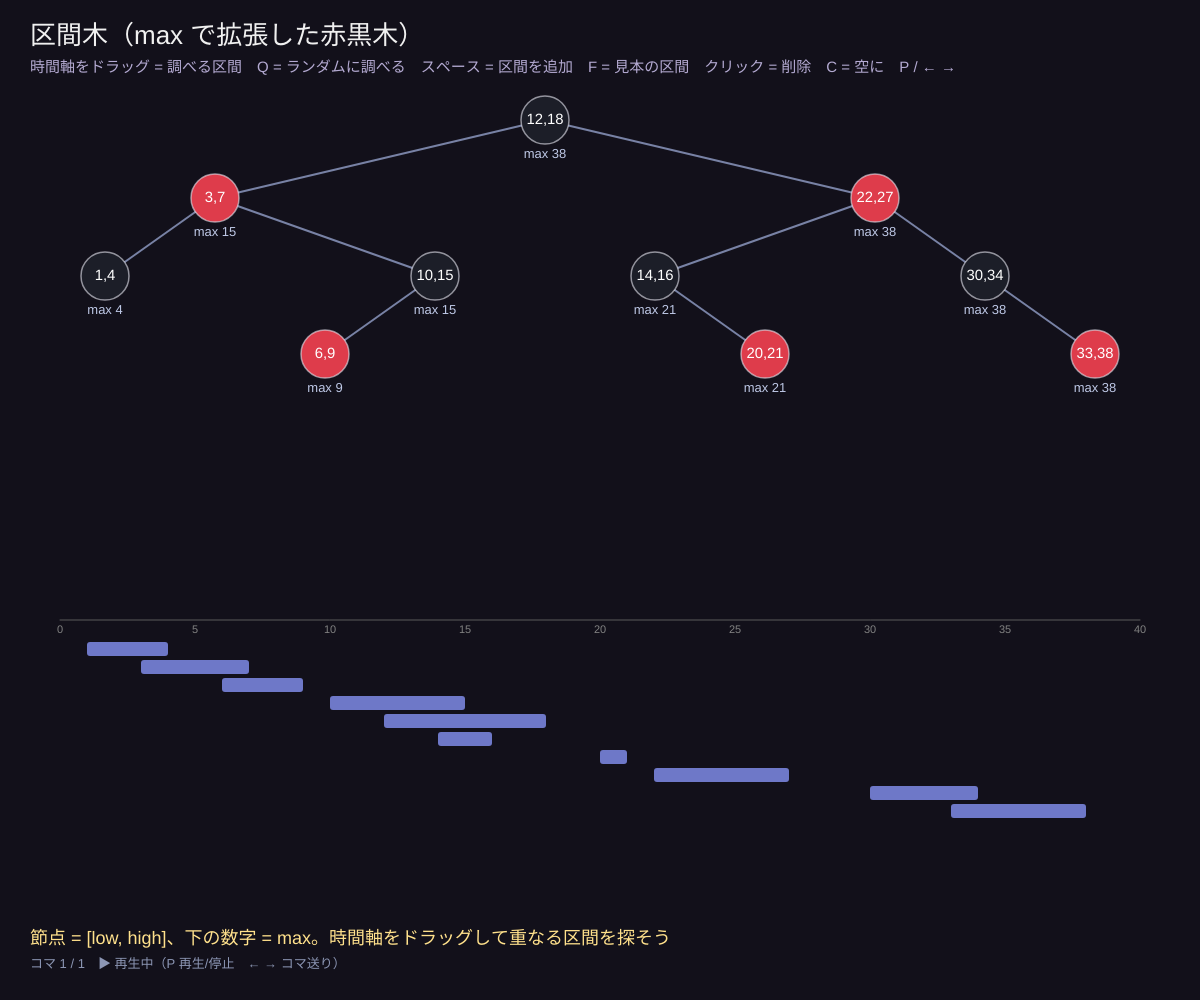
Frame 1 (no input)
Frame 60 (no input): identical to frame 1, image omitted
Frame 120 (the mouse pressed at the canvas centre since frame 60): identical to frame 1, image omitted

The p5.js sketch that drew this single still picture (run headless with seeded random() and noise() and a simulated clock; from frame 60 on, the mouse is pressed at the canvas centre):

// p5.js sketch
// ── sketch.js
// ============================================
// 15 区間木：重なる区間を O(log n) で探す
// 区間 [low, high] を low をキーにして赤黒木に入れ、各節点に max（部分木の high の最大）を足す
// 区間の探索 search(i)：重ならないなら、左の部分木の max ≥ i.low のときだけ左へ、そうでなければ右へ
//   → 左に行ったのに見つからなければ右にもない、ことが証明できる。だから 1 本道で済む
// 予定表の空き確認、地図の範囲検索、遺伝子の領域検索などに使われる
// 操作：下の時間軸をドラッグ = 調べる区間 / Q = ランダムな区間で探す / スペース = 区間を追加
//       F = 見本の区間 / 節点をクリック = 削除 / C = 空に / P・← → = 再生操作
// ============================================

let maxCoord = 40;   // ★ 時間軸の長さ
let query = null, drag = null, lastPos = {};

function setup() {
  createCanvas(windowWidth, windowHeight);
  sampleIntervals();
}
function showFrame(msg, hl = []) { fixAll(root); recordFrame(root, isNil, msg, hl); }
function addInterval(lo, hi) {
  if (rbSearch(lo) !== NIL) return false; // low が同じものは入れない（簡単のため）
  return rbInsert(lo, { high: hi, label: `${lo},${hi}` });
}
function sampleIntervals() {
  root = NIL; LOG = false;
  for (let [a, b] of [[12, 18], [3, 7], [22, 27], [1, 4], [10, 15], [14, 16], [30, 34], [6, 9], [20, 21], [33, 38]]) addInterval(a, b); // 見本の 10 区間
  clearFrames(); showFrame('節点 = [low, high]、下の数字 = max。時間軸をドラッグして重なる区間を探そう');
}
function overlap(x, i) { return x.key <= i.high && i.low <= x.high; }
function intervalSearch(i) {
  query = i;
  showFrame(`区間 [${i.low}, ${i.high}] と重なるものを探す`);
  let x = root;
  while (x !== NIL && !overlap(x, i)) {
    if (x.left !== NIL && x.left.max >= i.low) { showFrame(`[${x.label}] は重ならない。左の max = ${x.left.max} ≥ ${i.low} → 左へ`, [x.key]); x = x.left; }
    else { showFrame(`[${x.label}] は重ならない。左の max ${x.left === NIL ? 'なし' : '= ' + x.left.max} < ${i.low} → 右へ`, [x.key]); x = x.right; }
  }
  if (x === NIL) showFrame('NIL に着いた → 重なる区間はない');
  else showFrame(`[${x.label}] が重なる！`, [x.key]);
}
function draw() {
  background(18, 16, 26);
  updateFrames();
  noStroke(); fill(240); textAlign(LEFT, TOP); textSize(26);
  text('区間木（max で拡張した赤黒木）', 30, 24);
  fill(180, 170, 210); textSize(15);
  text('時間軸をドラッグ = 調べる区間　Q = ランダムに調べる　スペース = 区間を追加　F = 見本の区間　クリック = 削除　C = 空に　P / ← →', 30, 60);
  TREE_TOP = 120; TREE_BOTTOM = height * 0.42 + 40;
  lastPos = drawTreeFrames({ label: (k, nd) => nd.label, sub: (k, nd) => 'max ' + nd.max });
  // 時間軸と区間
  let ax = 60, aw = width - 120, ay = height * 0.62;
  let X = (v) => ax + (v / maxCoord) * aw;
  stroke(90); strokeWeight(1); line(ax, ay, ax + aw, ay);
  noStroke(); fill(130); textSize(11); textAlign(CENTER, TOP);
  for (let v = 0; v <= maxCoord; v += 5) text(v, X(v), ay + 4);
  let f = currentFrame(), ints = [];
  (function w(x) { if (x === NIL) return; w(x.left); ints.push(x); w(x.right); })(root);
  let rowH = min(18, (height - ay - 120) / max(1, ints.length));
  ints.forEach((x, r) => {
    let hl = f && f.hl.includes(String(x.key));
    let ov = query && overlap(x, query);
    fill(hl ? color(255, 214, 90) : ov ? color(120, 220, 160) : color(110, 120, 200));
    rect(X(x.key), ay + 22 + r * rowH, max(4, X(x.high) - X(x.key)), rowH - 4, 3);
  });
  let q = drag ? { low: min(drag.a, drag.b), high: max(drag.a, drag.b) } : query;
  if (q) {
    fill(255, 214, 90, 50); rect(X(q.low), ay - 30, max(3, X(q.high) - X(q.low)), height - ay - 60);
    fill(255, 214, 90); textAlign(LEFT, BOTTOM); textSize(14);
    text(`調べる区間 [${q.low}, ${q.high}]（緑 = 本当に重なる区間）`, X(q.low), ay - 34);
  }
  drawFrameMessage(height - 70);
}
function coordAt(mx) { return constrain(round(((mx - 60) / (width - 120)) * maxCoord), 0, maxCoord); }
function mousePressed() {
  if (mouseY > height * 0.6) { drag = { a: coordAt(mouseX), b: coordAt(mouseX) }; return; }
  for (let kk in lastPos) if (dist(mouseX, mouseY, lastPos[kk][0], lastPos[kk][1]) < 22) { skipToEnd(); LOG = false; rbDelete(+kk); showFrame(`low = ${kk} の区間を削除`); return; }
}
function mouseDragged() { if (drag) drag.b = coordAt(mouseX); }
function mouseReleased() {
  if (!drag) return;
  let i = { low: min(drag.a, drag.b), high: max(drag.a, drag.b) };
  drag = null; skipToEnd(); intervalSearch(i);
}
function keyPressed() {
  if (key === RIGHT_ARROW) { stepForward(); return; }
  if (key === LEFT_ARROW) { stepBack(); return; }
  let k = key.toLowerCase();
  if (k === 'p') { playing = !playing; return; }
  skipToEnd(); LOG = false;
  if (k === 'q') { let lo = floor(random(maxCoord - 3)); intervalSearch({ low: lo, high: lo + floor(random(4)) }); }
  if (key === ' ') {
    for (let t = 0; t < 20; t++) { let lo = floor(random(maxCoord - 2)), hi = min(maxCoord, lo + floor(random(1, 9))); if (countNodes(root) < 24 && addInterval(lo, hi)) { showFrame(`[${lo}, ${hi}] を追加（max は通り道と回転した所だけ更新）`, [lo]); break; } }
  }
  if (k === 'f') sampleIntervals();
  if (k === 'c') { root = NIL; query = null; showFrame('空にしました'); }
}
function windowResized() { resizeCanvas(windowWidth, windowHeight); }

// ---------- やってみよう ----------
// 1. [19, 21] を調べる → [20, 21] が見つかる。通った節点はいくつ？
// 2. [19, 19] を調べる → どれとも重ならない。それでも 1 本道で「ない」とわかる
// 3. 重なる区間を「全部」列挙するには？（左右の両方に行く必要がある所だけ両方へ）


// ==================================================
// ここから下は「木を描く道具」です（アニメーション用）
// 操作の途中経過を「コマ」として記録し、順番になめらかに再生します
// ==================================================
let frames = [], cur = 0, tAnim = 1, hold = 0, playing = true;
let animSpeed = 0.07, holdFrames = 35; // コマの切りかえの速さ・止まる長さ
let TREE_TOP = 140, TREE_BOTTOM = 160;  // 木を描く範囲（上の余白・下の余白）

function recordFrame(rt, nilTest, msg, hl = [], extra = {}) {
  let nodes = {}, edges = [], i = 0, maxD = 0;
  function walk(x, d, pk) {
    if (nilTest(x)) return;
    walk(x.left, d + 1, x.key);
    nodes[x.key] = { i: i++, d, color: x.color, size: x.size, max: x.max, label: x.label };
    if (d > maxD) maxD = d;
    walk(x.right, d + 1, x.key);
    if (pk !== undefined) edges.push([String(pk), String(x.key)]);
  }
  walk(rt, 0);
  frames.push(Object.assign({ nodes, edges, n: i, maxD, msg, hl: hl.filter((k) => k !== null && k !== undefined).map(String) }, extra));
  if (frames.length > 400) { frames.shift(); cur = max(0, cur - 1); }
}
function clearFrames() { frames = []; cur = 0; tAnim = 1; hold = 0; }
function framesBusy() { return frames.length > 0 && (cur < frames.length - 1 || tAnim < 1); }
function updateFrames() {
  if (frames.length === 0) return;
  if (tAnim < 1) { tAnim = min(1, tAnim + animSpeed); return; }
  if (cur < frames.length - 1 && playing) {
    if (hold++ < holdFrames) return;
    hold = 0; cur++; tAnim = 0;
  }
}
function stepForward() { if (cur < frames.length - 1) { cur++; tAnim = 0; hold = 0; } }
function stepBack() { if (cur > 0) { cur--; tAnim = 1; } }
function skipToEnd() { cur = max(0, frames.length - 1); tAnim = 1; }
function currentFrame() { return frames[cur]; }

function layoutPos(f, k) {
  let nd = f.nodes[k];
  let gap = min(78, (height - TREE_TOP - TREE_BOTTOM) / max(1, f.maxD + 1));
  return [50 + ((nd.i + 0.5) / max(1, f.n)) * (width - 100), TREE_TOP + nd.d * gap];
}
function nodeRadius(f) { return constrain(((width - 100) / max(1, f.n)) * 0.42, 9, 24); }
function easeT(t) { return t < 0.5 ? 2 * t * t : 1 - pow(-2 * t + 2, 2) / 2; }

// style: { fill(nd,k) → [r,g,b], label(k,nd) → 文字, sub(k,nd) → 下の小さい文字 }
function drawTreeFrames(style = {}) {
  if (frames.length === 0) return {};
  let B = frames[cur], A = cur > 0 && tAnim < 1 ? frames[cur - 1] : B;
  let t = easeT(tAnim), pos = {};
  for (let k in B.nodes) {
    let pb = layoutPos(B, k);
    if (A.nodes[k]) { let pa = layoutPos(A, k); pos[k] = [lerp(pa[0], pb[0], t), lerp(pa[1], pb[1], t), 255]; }
    else pos[k] = [pb[0], pb[1], 255 * t];
  }
  let r = lerp(nodeRadius(A), nodeRadius(B), t);
  strokeWeight(2);
  for (let [a, b] of B.edges) {
    if (!pos[a] || !pos[b]) continue;
    stroke(120, 130, 165, min(pos[a][2], pos[b][2]));
    line(pos[a][0], pos[a][1], pos[b][0], pos[b][1]);
  }
  for (let k in A.nodes) if (!B.nodes[k]) { let p = layoutPos(A, k); noStroke(); fill(240, 90, 90, 255 * (1 - t)); circle(p[0], p[1], r * 2 * (1 + t)); }
  textAlign(CENTER, CENTER);
  for (let k in B.nodes) {
    let nd = B.nodes[k], [x, y, a] = pos[k];
    let ndA = A.nodes[k] || nd;
    let c0 = style.fill ? style.fill(ndA, k) : defaultFill(ndA), c1 = style.fill ? style.fill(nd, k) : defaultFill(nd);
    let hl = B.hl.includes(k);
    if (hl) { noStroke(); fill(255, 214, 90, 70 * (a / 255)); circle(x, y, r * 3.1); }
    stroke(hl ? color(255, 214, 90, a) : color(230, 230, 240, a * 0.6));
    strokeWeight(hl ? 4 : 1.5);
    fill(lerp(c0[0], c1[0], t), lerp(c0[1], c1[1], t), lerp(c0[2], c1[2], t), a);
    circle(x, y, r * 2);
    noStroke();
    fill(255, a);
    let lab = style.label ? style.label(k, nd) : k;
    textSize(constrain(r * (String(lab).length > 2 ? 0.62 : 0.85), 8, 18));
    text(lab, x, y);
    if (style.sub) { fill(190, 200, 230, a); textSize(constrain(r * 0.6, 9, 13)); text(style.sub(k, nd), x, y + r + 10); }
  }
  return pos;
}
function defaultFill(nd) {
  if (nd.color === 'R') return [222, 60, 75];
  if (nd.color === 'B') return [28, 30, 40];
  return [40, 120, 150];
}
function drawFrameMessage(y) {
  if (frames.length === 0) return;
  let f = frames[cur];
  noStroke(); fill(255, 225, 140); textAlign(LEFT, TOP); textSize(18);
  text(f.msg || '', 30, y);
  fill(140, 150, 180); textSize(13);
  text(`コマ ${cur + 1} / ${frames.length}　${playing ? '▶ 再生中' : '⏸ 一時停止'}（P 再生/停止　← → コマ送り）`, 30, y + 28);
}


// ==================================================
// ここから下は「赤黒木の道具」です（挿入・削除・回転を JavaScript で書いたもの）
// NIL は「番兵」：葉の代わりに置く黒い節点。すべての葉がこの 1 個を指す
// ==================================================
const NIL = { key: null, color: 'B', size: 0, max: -Infinity };
NIL.left = NIL.right = NIL.p = NIL;
let root = NIL;
let LOG = true; // false にすると途中経過を記録しない
function isNil(x) { return x === NIL || x === null || x === undefined; }
function lbl(x) { return x.label ?? x.key; }
function rbLog(msg, hl = []) { if (LOG) { fixAll(root); recordFrame(root, isNil, msg, hl); } }
// 拡張データ構造：size（部分木の節点数）と max（区間の右端の最大）を子から計算
function fix(x) { if (x === NIL) return; x.size = x.left.size + x.right.size + 1; x.max = Math.max(x.high ?? x.key, x.left.max, x.right.max); }
function fixAll(x) { if (x === NIL) return; fixAll(x.left); fixAll(x.right); fix(x); }

function leftRotate(x) {
  let y = x.right;
  x.right = y.left;
  if (y.left !== NIL) y.left.p = x;
  y.p = x.p;
  if (x.p === NIL) root = y;
  else if (x === x.p.left) x.p.left = y;
  else x.p.right = y;
  y.left = x; x.p = y;
  fix(x); fix(y); // 回転で変わるのは x と y の 2 つだけ → O(1) で更新できる
}
function rightRotate(x) {
  let y = x.left;
  x.left = y.right;
  if (y.right !== NIL) y.right.p = x;
  y.p = x.p;
  if (x.p === NIL) root = y;
  else if (x === x.p.right) x.p.right = y;
  else x.p.left = y;
  y.right = x; x.p = y;
  fix(x); fix(y);
}
function rbSearch(k) { let x = root; while (x !== NIL && k !== x.key) x = k < x.key ? x.left : x.right; return x; }
function treeMinimum(x) { while (x.left !== NIL) x = x.left; return x; }

function rbInsert(k, extra = {}) {
  if (rbSearch(k) !== NIL) return null; // 同じキーは入れない
  let z = Object.assign({ key: k, left: NIL, right: NIL, p: NIL, color: 'R', size: 1 }, extra);
  z.max = z.high ?? k;
  let y = NIL, x = root;
  while (x !== NIL) { y = x; x = z.key < x.key ? x.left : x.right; }
  z.p = y;
  if (y === NIL) root = z;
  else if (z.key < y.key) y.left = z;
  else y.right = z;
  rbLog(`${lbl(z)} を二分探索木として挿入し、赤にぬる`, [k]);
  rbInsertFixup(z);
  return z;
}
function rbInsertFixup(z) {
  while (z.p.color === 'R') {
    if (z.p === z.p.p.left) {
      let y = z.p.p.right; // おじ
      if (y.color === 'R') {
        z.p.color = 'B'; y.color = 'B'; z.p.p.color = 'R';
        rbLog('ケース1：おじが赤 → 親とおじを黒、祖父を赤にして、祖父から続ける', [z.key, z.p.key, y.key, z.p.p.key]);
        z = z.p.p;
      } else {
        if (z === z.p.right) {
          z = z.p; leftRotate(z);
          rbLog('ケース2：z が「内側」の孫 → 親で左回転してケース3の形に', [z.key, z.p.key]);
        }
        z.p.color = 'B'; z.p.p.color = 'R';
        rbLog('ケース3：親を黒、祖父を赤にぬりかえ', [z.p.key, z.p.p.key]);
        rightRotate(z.p.p);
        rbLog('ケース3：祖父で右回転 → 赤が 2 つ続く所がなくなった', [z.p.key]);
      }
    } else {
      let y = z.p.p.left;
      if (y.color === 'R') {
        z.p.color = 'B'; y.color = 'B'; z.p.p.color = 'R';
        rbLog('ケース1（左右反対）：おじが赤 → 親とおじを黒、祖父を赤に', [z.key, z.p.key, y.key, z.p.p.key]);
        z = z.p.p;
      } else {
        if (z === z.p.left) {
          z = z.p; rightRotate(z);
          rbLog('ケース2（左右反対）：親で右回転', [z.key, z.p.key]);
        }
        z.p.color = 'B'; z.p.p.color = 'R';
        rbLog('ケース3（左右反対）：親を黒、祖父を赤に', [z.p.key, z.p.p.key]);
        leftRotate(z.p.p);
        rbLog('ケース3（左右反対）：祖父で左回転', [z.p.key]);
      }
    }
  }
  if (root.color === 'R') { root.color = 'B'; rbLog('根を黒にする（性質2）。完了', [root.key]); }
  else rbLog('赤黒木の性質がすべて成り立った。完了', []);
}

function rbTransplant(u, v) {
  if (u.p === NIL) root = v;
  else if (u === u.p.left) u.p.left = v;
  else u.p.right = v;
  v.p = u.p;
}
function rbDelete(k) {
  let z = rbSearch(k);
  if (z === NIL) return false;
  rbLog(`${lbl(z)} を削除する`, [z.key]);
  let y = z, yColor = y.color, x;
  if (z.left === NIL) { x = z.right; rbTransplant(z, z.right); rbLog('左の子がない → 右の子で置きかえる', [x.key]); }
  else if (z.right === NIL) { x = z.left; rbTransplant(z, z.left); rbLog('右の子がない → 左の子で置きかえる', [x.key]); }
  else {
    y = treeMinimum(z.right); yColor = y.color; x = y.right;
    rbLog(`子が 2 つ → 次に大きい ${lbl(y)}（右の部分木の最小）を代わりに使う`, [z.key, y.key]);
    if (y.p === z) x.p = y;
    else { rbTransplant(y, y.right); y.right = z.right; y.right.p = y; }
    rbTransplant(z, y); y.left = z.left; y.left.p = y; y.color = z.color;
    rbLog(`${lbl(y)} を ${lbl(z)} の場所へ（色も引きつぐ）`, [y.key]);
  }
  if (yColor === 'B') rbDeleteFixup(x);
  else rbLog('取り除いたのは赤 → 性質はくずれない。完了', []);
  return true;
}
function rbDeleteFixup(x) {
  rbLog(`黒が 1 つ足りない（x = ${x === NIL ? 'NIL' : lbl(x)} が「2 重の黒」）`, [x.key]);
  while (x !== root && x.color === 'B') {
    if (x === x.p.left) {
      let w = x.p.right; // 兄弟
      if (w.color === 'R') {
        w.color = 'B'; x.p.color = 'R'; leftRotate(x.p); w = x.p.right;
        rbLog('ケース1：兄弟 w が赤 → 色をかえて左回転し、黒い兄弟にする', [w.key, x.p.key]);
      }
      if (w.left.color === 'B' && w.right.color === 'B') {
        w.color = 'R'; x = x.p;
        rbLog('ケース2：w の子が両方黒 → w を赤にして、問題を親へ上げる', [w.key, x.key]);
      } else {
        if (w.right.color === 'B') {
          w.left.color = 'B'; w.color = 'R'; rightRotate(w); w = x.p.right;
          rbLog('ケース3：w の左だけ赤 → w で右回転してケース4の形に', [w.key]);
        }
        w.color = x.p.color; x.p.color = 'B'; w.right.color = 'B'; leftRotate(x.p);
        rbLog('ケース4：w の右が赤 → 色をかえて親で左回転。黒が足りた', [w.key]);
        x = root;
      }
    } else {
      let w = x.p.left;
      if (w.color === 'R') {
        w.color = 'B'; x.p.color = 'R'; rightRotate(x.p); w = x.p.left;
        rbLog('ケース1（左右反対）：兄弟 w が赤 → 右回転', [w.key, x.p.key]);
      }
      if (w.right.color === 'B' && w.left.color === 'B') {
        w.color = 'R'; x = x.p;
        rbLog('ケース2（左右反対）：w を赤にして親へ', [w.key, x.key]);
      } else {
        if (w.left.color === 'B') {
          w.right.color = 'B'; w.color = 'R'; leftRotate(w); w = x.p.left;
          rbLog('ケース3（左右反対）：w で左回転', [w.key]);
        }
        w.color = x.p.color; x.p.color = 'B'; w.left.color = 'B'; rightRotate(x.p);
        rbLog('ケース4（左右反対）：親で右回転。黒が足りた', [w.key]);
        x = root;
      }
    }
  }
  x.color = 'B';
  rbLog('x を黒にぬって完了', [x.key]);
}
// 性質のチェック：赤の子は黒か？ どの道も黒の数が同じか？ → 黒高さを返す（こわれていたら -1）
function blackHeight(x) {
  if (x === NIL) return 1;
  if (x.color === 'R' && (x.left.color === 'R' || x.right.color === 'R')) return -1;
  let a = blackHeight(x.left), b = blackHeight(x.right);
  if (a < 0 || b < 0 || a !== b) return -1;
  return a + (x.color === 'B' ? 1 : 0);
}
function treeHeight(x) { return x === NIL ? 0 : 1 + Math.max(treeHeight(x.left), treeHeight(x.right)); }
function countNodes(x) { return x === NIL ? 0 : 1 + countNodes(x.left) + countNodes(x.right); }
function allKeys(x, out = []) { if (x !== NIL) { allKeys(x.left, out); out.push(x.key); allKeys(x.right, out); } return out; }
